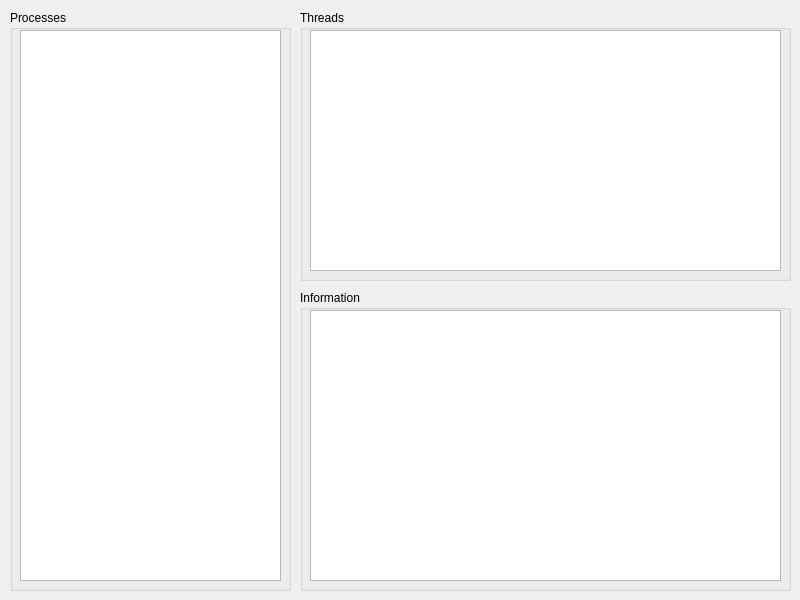
<?xml version="1.0" encoding="UTF-8"?>
<ui version="4.0">
 <class>MainWindow</class>
 <widget class="QMainWindow" name="MainWindow">
  <property name="geometry">
   <rect>
    <x>0</x>
    <y>0</y>
    <width>800</width>
    <height>600</height>
   </rect>
  </property>
  <property name="windowTitle">
   <string>MainWindow</string>
  </property>
  <widget class="QWidget" name="centralwidget">
   <widget class="QGroupBox" name="processBox">
    <property name="geometry">
     <rect>
      <x>10</x>
      <y>10</y>
      <width>281</width>
      <height>581</height>
     </rect>
    </property>
    <property name="title">
     <string>Processes</string>
    </property>
    <widget class="QListWidget" name="processList">
     <property name="geometry">
      <rect>
       <x>10</x>
       <y>20</y>
       <width>261</width>
       <height>551</height>
      </rect>
     </property>
    </widget>
   </widget>
   <widget class="QGroupBox" name="threadBox">
    <property name="geometry">
     <rect>
      <x>300</x>
      <y>10</y>
      <width>491</width>
      <height>271</height>
     </rect>
    </property>
    <property name="title">
     <string>Threads</string>
    </property>
    <widget class="QListWidget" name="threadList">
     <property name="geometry">
      <rect>
       <x>10</x>
       <y>20</y>
       <width>471</width>
       <height>241</height>
      </rect>
     </property>
    </widget>
   </widget>
   <widget class="QGroupBox" name="informationBox">
    <property name="geometry">
     <rect>
      <x>300</x>
      <y>290</y>
      <width>491</width>
      <height>301</height>
     </rect>
    </property>
    <property name="title">
     <string>Information</string>
    </property>
    <widget class="QPlainTextEdit" name="infromationText">
     <property name="geometry">
      <rect>
       <x>10</x>
       <y>20</y>
       <width>471</width>
       <height>271</height>
      </rect>
     </property>
    </widget>
   </widget>
  </widget>
 </widget>
 <resources/>
 <connections/>
</ui>
